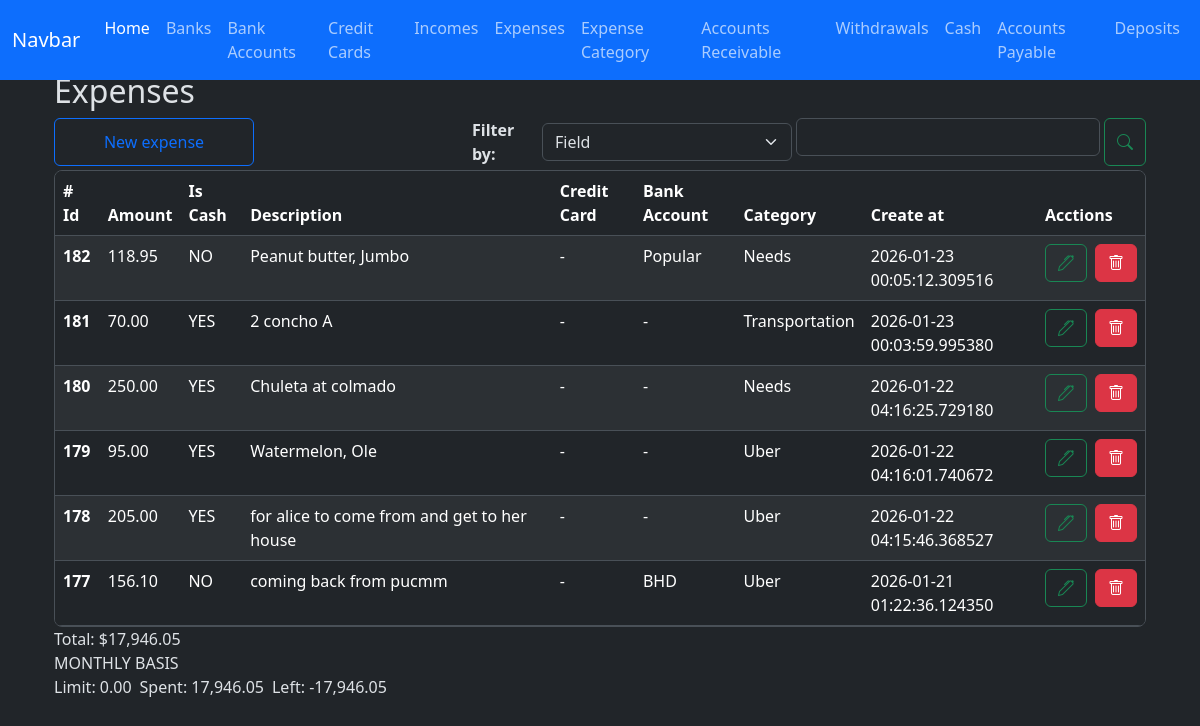
The app's page /expenses/index with its own data.
### app/models/expense.py (models this page shows, shortened)
class Expense(db.Model):
    __tablename__ = 'expenses'
    id = db.Column(db.Integer, primary_key=True)
    amount = db.Column(db.Numeric(10,2), nullable=False)
    is_cash = db.Column(db.Boolean, nullable=False)
    credit_card_id = db.Column(db.Integer, db.ForeignKey('credit_cards.id'))
    bank_account_id = db.Column(db.Integer, db.ForeignKey('bank_accounts.id'))
    expense_category_id = db.Column(db.Integer, db.ForeignKey('expense_categories.id'))
    code = db.Column(db.String(50), nullable=False)
    description = db.Column(db.String(150), nullable=False)
    created_at = db.Column(
        db.DateTime(timezone=True),
        default=utcnow, #internally sqlalchemy will exectute the function so dont add the parentheses otherwise it'll break down when creating the record in the db
        nullable=False
    )
    updated_at = db.Column(
        db.DateTime(timezone=True),
        onupdate=utcnow, #internally sqlalchemy will exectute the function so dont add the parentheses otherwise it'll break down when creating the record in the db
    )
    credit_card = relationship('CreditCard', back_populates='expenses')
    bank_account = relationship('BankAccount', back_populates='expenses')
    expense_category = relationship('ExpenseCategory', back_populates='expenses')

### app/models/bank_account.py (models this page shows)
class BankAccount(db.Model):
    __tablename__ = 'bank_accounts'
    id = db.Column(db.Integer, primary_key=True)
    nick_name = db.Column(db.String(120))
    amount_available = db.Column(db.Numeric(10, 2), nullable=False)
    is_active = db.Column(db.Boolean, default=True)
    account_number = db.Column(db.Integer, nullable=True)
    bank_id = db.Column(db.Integer, db.ForeignKey('banks.id'))
    created_at = db.Column(db.DateTime(timezone=True), server_default=func.now())
    updated_at = db.Column(db.DateTime(timezone=True), onupdate=func.now())
    bank = relationship('Bank', back_populates='bank_accounts')
    expenses = relationship('Expense', back_populates='bank_account', order_by='desc(Expense.created_at)')
    incomes = relationship('Income', back_populates='bank_account', order_by='desc(Income.created_at)')
    credit_card_payments = relationship('CreditCardPayment', back_populates='bank_account', order_by='desc(CreditCardPayment.created_at)')
    withdrawals = relationship('Withdrawal', back_populates='bank_account', order_by='desc(Withdrawal.created_at)')
    loans = relationship('Loan', back_populates='bank_account', order_by='desc(Loan.created_at)')
    loan_payments = relationship('LoanPayment', back_populates='bank_account', order_by='desc(LoanPayment.created_at)')
    debts = relationship('Debt', back_populates='bank_account', order_by='desc(Debt.created_at)')
    debt_payments = relationship('DebtPayment', back_populates='bank_account', order_by='desc(DebtPayment.created_at)')
    transaction_ledger = relationship('BankAccountTransactionsLedger', back_populates='bank_account')
    deposits = relationship('Deposit', back_populates='bank_account', order_by='desc(Deposit.created_at)')
    outgoing_transfers = relationship('BankTransfer', foreign_keys='BankTransfer.from_bank_account_id', back_populates='from_bank_account', order_by='desc(BankTransfer.created_at)')
    incoming_transfers = relationship('BankTransfer', foreign_keys='BankTransfer.to_bank_account_id', back_populates='to_bank_account', order_by='desc(BankTransfer.created_at)')

### app/models/expense_category.py (models this page shows)
class ExpenseCategory(db.Model):
    __tablename__ = 'expense_categories'
    id = db.Column(db.Integer, primary_key=True)
    name = db.Column(db.String(100), nullable=False)
    limit = db.Column(db.Numeric(10,2), server_default='0')
    created_at = db.Column(db.DateTime(timezone=True), server_default=func.now())
    updated_at = db.Column(db.DateTime(timezone=True), onupdate=func.now())
    expenses = relationship('Expense', back_populates='expense_category', order_by='desc(Expense.created_at)')

### app/routes/expense_routes.py (the view)
@expense_bp.route('/index', methods=['GET'])
def index():
    credit_cards = credit_card.CreditCard.query.filter(credit_card.CreditCard.is_deleted == None).all()
    expense_categories = expense_category.ExpenseCategory.query.all()
    bank_accounts = bank_account.BankAccount.query.all()
    expenses = expense_controller.get_monthly_expenses_records()
    monthly = expense_controller.money_limit_spent_left_for_expenses(expenses)
    context = {
        'credit_cards': credit_cards,
        'expense_categories': expense_categories,
        'bank_accounts': bank_accounts,
        'expenses':expenses,
        'monthly': monthly,
        'format_amount': format_amount, #function
        'total_amount': total_amount, #function
    }
    return render_template('expenses/index.html', **context)

### app/controllers/expense_controller.py (called while the page is built)
def get_monthly_expenses_records():
    now = datetime.now()
    year = now.year
    month = now.month
    records = (
        Expense.query
        .filter(
            func.extract('year', Expense.created_at) == year,
            func.extract('month', Expense.created_at) == month
        )
        .order_by(Expense.created_at.desc())
        .all()
    )
    return records

def money_limit_spent_left_for_expenses(expenses):
    spent = Decimal()
    for e in expenses:
        spent += e.amount
    limit = ExpenseCategory.query.filter(ExpenseCategory is not None).with_entities(func.sum(ExpenseCategory.limit)).scalar() or Decimal(0.00)
    left = Decimal(limit - spent)
    weekly = {
        'limit': limit,
        'spent': spent,
        'left': left,
    }
    return weekly

### app/utils/numeric_casting.py (called while the page is built)
def total_amount(obj_list: list):
    total = Decimal()
    for o in obj_list:
        total += o.amount
    return format_amount(total)

def format_amount(value):
    try:
        return f'{value:,.2f}';
    except Exception as e:
        return None

### app/templates/expenses/index.html (shortened to what this page needs)
{% extends 'layout.html' %}
{% block content %}
    <div class=" w-100">
        <h2>Expenses</h2>
        <div class="d-flex justify-content-start gap-1 flex-wrap flex-md-nowrap mt-2">
            <button
                type="button"
                id="btn-create-expense-id"
                class="btn btn-outline-primary me-auto me-md-auto w-100 w-md-auto"
                style="max-width: 200px;"
                data-bs-toggle="modal"
                data-bs-target="#create-expense"
            >New expense
            </button>
            <div class="d-flex gap-1 w-100 align-items-center" style="max-width: 320px;">
                <div class="w-md-auto mt-md-0">
                    <label for="" class="fs-6 fw-bold">Filter by: </label>
                </div>
                <div class="w-100 w-md-auto mt-md-0" style="max-width: 250px;">
                    <select class="form-select" id="select-filter-type-id">
                        <option value="field">Field</option>
                    </select>
                </div>
            </div>
            <div class="d-flex gap-1 w-100" style="max-width: 350px;">
                <div class="w-100 w-md-auto mt-md-0">
                    <input type="text" class="form-control" id="filter-input-id">
                </div>
                <button type="button" class="btn btn-outline-success" id="btn-search-id"><i class="bi bi-search"></i></button>
            </div>
        </div>
        <div class="table-responsive overflow-y-auto border rounded-3 mt-1" style="max-height: 457px;">
            <table class="table table-striped table-hover" id="expenses-table">
                <thead class="sticky-top">
                    <tr>
                        <th scope="col"># Id</th>
                        <th scope="col">Amount</th>
                        <th scope="col">Is Cash</th>
                        <th scope="col">Description</th>
                        <th scope="col">Credit Card</th>
                        <th scope="col">Bank Account</th>
                        <th scope="col">Category</th>
                        <th scope="col">Create at</th>
                        <th scope="col">Acctions</th>
                    </tr>
                </thead>
                <tbody id="expenses-table-body">
                    {% for expense in expenses %}
                    <tr>
                        <th scope="row">{{ expense.id }}</th>
                        <td>{{ format_amount(expense.amount) or '-' }}</td>
                        <td><a id="filter-by-cash" class="filter_link" data-is-cash-value="{{ expense.is_cash }}">{{ 'YES' if expense.is_cash else 'NO' }}</a></td>
                        <td> {{ expense.description or '-' }} </td>
                        <td>{{ expense.credit_card.nick_name or '-' }}</td>
                        <td>{{ expense.bank_account.nick_name or '-' }}</td>
                        <td>{{ expense.expense_category.name.lower().title() or '-' }}</td>
                        <td>{{ expense.created_at }}</td>
                        <td>
                            <div class="d-flex gap-2">
                                <button
                                    type="button"
                                    class="btn btn-outline-success"
                                    data-bs-toggle="modal"
                                    data-bs-target="#edit-expense"
                                    data-expense-id="{{ expense.id }}"
                                    data-amount-id="{{ expense.amount }}"
                                    data-is-cash="{{ expense.is_cash }}"
                                    data-select-expense-category-id="{{ expense.expense_category_id }}"
                                    data-select-credit-card-id="{{ expense.credit_card_id }}"
                                    data-select-bank-account-id="{{ expense.bank_account_id }}"
                                    data-description="{{ expense.description }}"
                                >
                                    <i class="bi bi-pen"></i>
                                </button>
                                <a href="{{ url_for('expense.delete', id=expense.id) }}" class="btn btn-danger"><i class="bi bi-trash"></i></a>
                            </div>
                        </td>
                    </tr>
                    {% endfor %}
                </tbody>
            </table>
        </div>
        <section>
            <div class="d-flex flex-column">
                <div>
                    <label for="" id="monthly-total-id">Total: ${{ total_amount(expenses) }}</label>
                    <br>
                    <label for="" id="weekly-title">MONTHLY BASIS </label>
                </div>
                <div class="d-flex gap-2">
                    <div>
                        <label for="" id="monthly-limit">Limit: {{ format_amount(monthly.limit) }}</label>
                    </div>
                    <div>
                        <label for="" id="monthly-spent">Spent: {{ format_amount(monthly.spent) }}</label>
                    </div>
                    <div>
                        <label for="" id="monthly-left">Left: {{ format_amount(monthly.left) }}</label>
                    </div>
                </div>
            </div>
        </section>
    </div>
    <link rel="stylesheet" href="https://cdn.jsdelivr.net/npm/flatpickr/dist/flatpickr.min.css">
    <link rel="stylesheet" href="https://cdn.jsdelivr.net/npm/bootstrap-icons@1.13.1/font/bootstrap-icons.min.css">
{% endblock %}

### app/static/style.css (style rules this page uses)
.filter_link { text-decoration: none; color: inherit; }

### records on screen
Expense: id "182", amount "118.95", is_cash "NO", description "Peanut butter, Jumbo", credit_card "-", bank_account "Popular", expense_category.name "Needs", created_at "2026-01-23 00:05:12.309516", amount.amount "17,946.05"
Expense: id "181", amount "70.00", is_cash "YES", description "2 concho A", credit_card "-", bank_account "-", expense_category.name "Transportation", created_at "2026-01-23 00:03:59.995380"
Expense: id "180", amount "250.00", is_cash "YES", description "Chuleta at colmado", credit_card "-", bank_account "-", expense_category.name "Needs", created_at "2026-01-22 04:16:25.729180"
Expense: id "179", amount "95.00", is_cash "YES", description "Watermelon, Ole", credit_card "-", bank_account "-", expense_category.name "Uber", created_at "2026-01-22 04:16:01.740672"
Expense: id "178", amount "205.00", is_cash "YES", description "for alice to come from and get to her house", credit_card "-", bank_account "-", expense_category.name "Uber", created_at "2026-01-22 04:15:46.368527"
Expense: id "177", amount "156.10", is_cash "NO", description "coming back from pucmm", credit_card "-", bank_account "BHD", expense_category.name "Uber", created_at "2026-01-21 01:22:36.124350"
